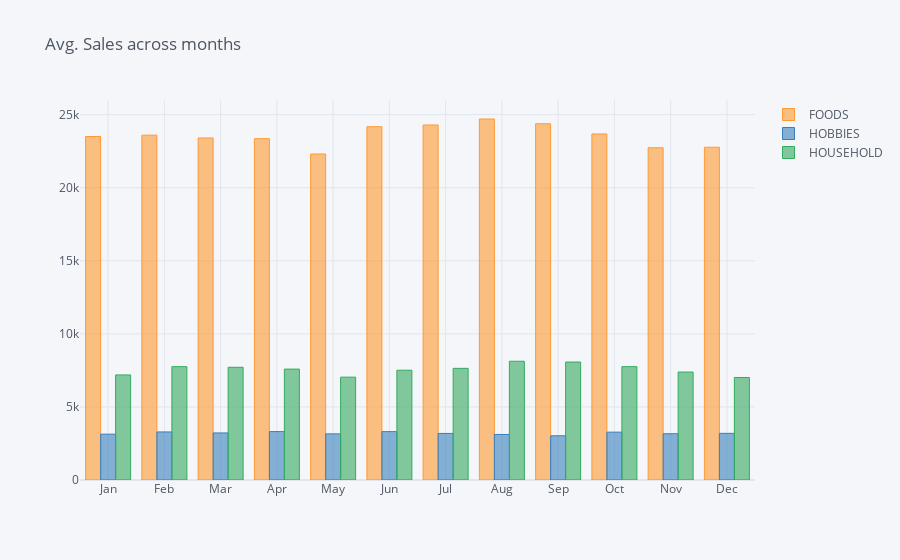

The notebook cell this image was saved under:
### Markdown cell above
# Plotting sales over the months across the 3 categories****

### Code cell
cat_level = sales_data.groupby("cat_id")[date_col].sum().reset_index().set_index('cat_id').T
cat_level['datum'] = [base + datetime.timedelta(days=x) for x in range(1913)]
cat_level.set_index('datum', drop=True, inplace=True)
cat_level.sort_index(inplace=True)
cat_level.head()
months = ['Jan', 'Feb', 'Mar', 'Apr', 'May', 'Jun', 'Jul','Aug', 'Sep', 'Oct', 'Nov', 'Dec'] 
monthly_sales = cat_level.groupby(cat_level.index.strftime('%b')).mean().reindex(months)
monthly_sales.iplot( kind="bar",title = "Avg. Sales across months")

### Figure 1 — Plotly figure (JSON) as saved in the notebook; plotly's stock layout.template omitted (floating-point values rounded to 4 significant figures)
{"data": [{"marker": {"color": "rgba(255, 153, 51, 0.6)", "line": {"color": "rgba(255, 153, 51, 1.0)", "width": 1}}, "name": "FOODS", "orientation": "v", "text": "", "type": "bar", "x": ["Jan", "Feb", "Mar", "Apr", "May", "Jun", "Jul", "Aug", "Sep", "Oct", "Nov", "Dec"], "y": [23500.0, 23600.0, 23410.0, 23360.0, 22310.0, 24180.0, 24300.0, 24700.0, 24380.0, 23680.0, 22740.0, 22770.0]}, {"marker": {"color": "rgba(55, 128, 191, 0.6)", "line": {"color": "rgba(55, 128, 191, 1.0)", "width": 1}}, "name": "HOBBIES", "orientation": "v", "text": "", "type": "bar", "x": ["Jan", "Feb", "Mar", "Apr", "May", "Jun", "Jul", "Aug", "Sep", "Oct", "Nov", "Dec"], "y": [3138.0, 3289.0, 3220.0, 3313.0, 3158.0, 3311.0, 3187.0, 3116.0, 3027.0, 3275.0, 3166.0, 3192.0]}, {"marker": {"color": "rgba(50, 171, 96, 0.6)", "line": {"color": "rgba(50, 171, 96, 1.0)", "width": 1}}, "name": "HOUSEHOLD", "orientation": "v", "text": "", "type": "bar", "x": ["Jan", "Feb", "Mar", "Apr", "May", "Jun", "Jul", "Aug", "Sep", "Oct", "Nov", "Dec"], "y": [7190, 7756.0, 7713.0, 7589.0, 7038.0, 7513.0, 7640.0, 8126.0, 8074.0, 7758.0, 7388.0, 7016.0]}], "layout": {"legend": {"bgcolor": "#F5F6F9", "font": {"color": "#4D5663"}}, "paper_bgcolor": "#F5F6F9", "plot_bgcolor": "#F5F6F9", "title": {"font": {"color": "#4D5663"}, "text": "Avg. Sales across months"}, "xaxis": {"gridcolor": "#E1E5ED", "showgrid": true, "tickfont": {"color": "#4D5663"}, "title": {"font": {"color": "#4D5663"}, "text": ""}, "zerolinecolor": "#E1E5ED"}, "yaxis": {"gridcolor": "#E1E5ED", "showgrid": true, "tickfont": {"color": "#4D5663"}, "title": {"font": {"color": "#4D5663"}, "text": ""}, "zerolinecolor": "#E1E5ED"}}}
